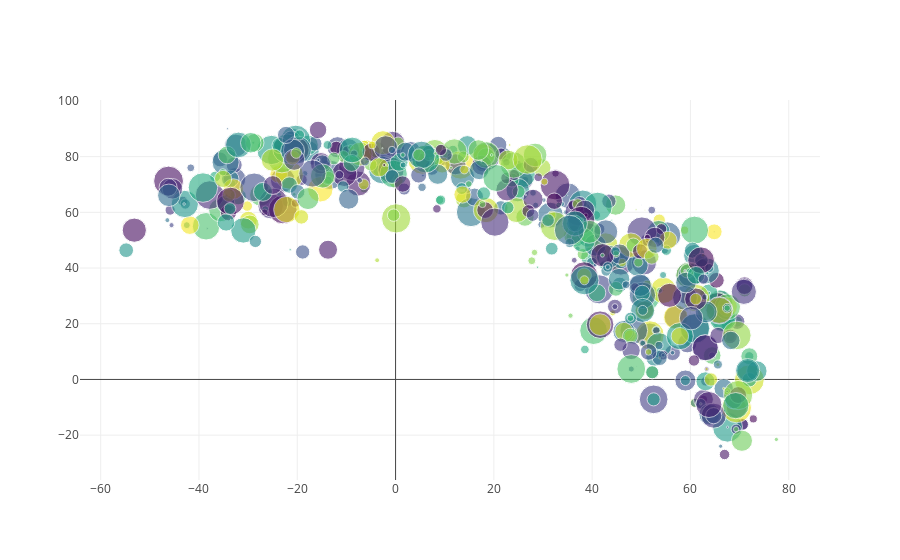

This figure's notebook cell:
### Code cell
N = len(cities_df)
x = cities_df.Lat
y = cities_df.MaxTemp
colors = np.random.rand(N)
sz = np.random.rand(N)*30

fig = go.Figure()

fig.add_scatter(x=x,
                y=y,
                mode='markers',
                marker={'size': sz,
                        'color': colors,
                        'opacity': 0.6,
                        'colorscale': 'Viridis'
                       });

# layout = dict(title = 'Styled Scatter')

# fig = dict(data=data, layout=layout)
# py.iplot(fig, filename='styled-scatter')
iplot(fig)


if not os.path.exists('Images'):
    os.mkdir('Images')
    
pio.write_image(fig, 'Images/LatitudeMaxTemp-Scatter.png')

### Figure 1 — Plotly figure (JSON) as saved in the notebook; plotly's stock layout.template omitted (floating-point values rounded to 4 significant figures; data arrays with more than 128 entries replaced by an {"elided": "..."} marker saying what was removed)
{"data": [{"marker": {"color": {"elided": "608 float values"}, "colorscale": "Viridis", "opacity": 0.6, "size": {"elided": "608 float values"}}, "mode": "markers", "type": "scatter", "uid": "c97c234b-462a-4c5c-875c-7b85b8b12970", "x": {"elided": "608 float values"}, "y": {"elided": "608 float values"}}], "layout": {}}
